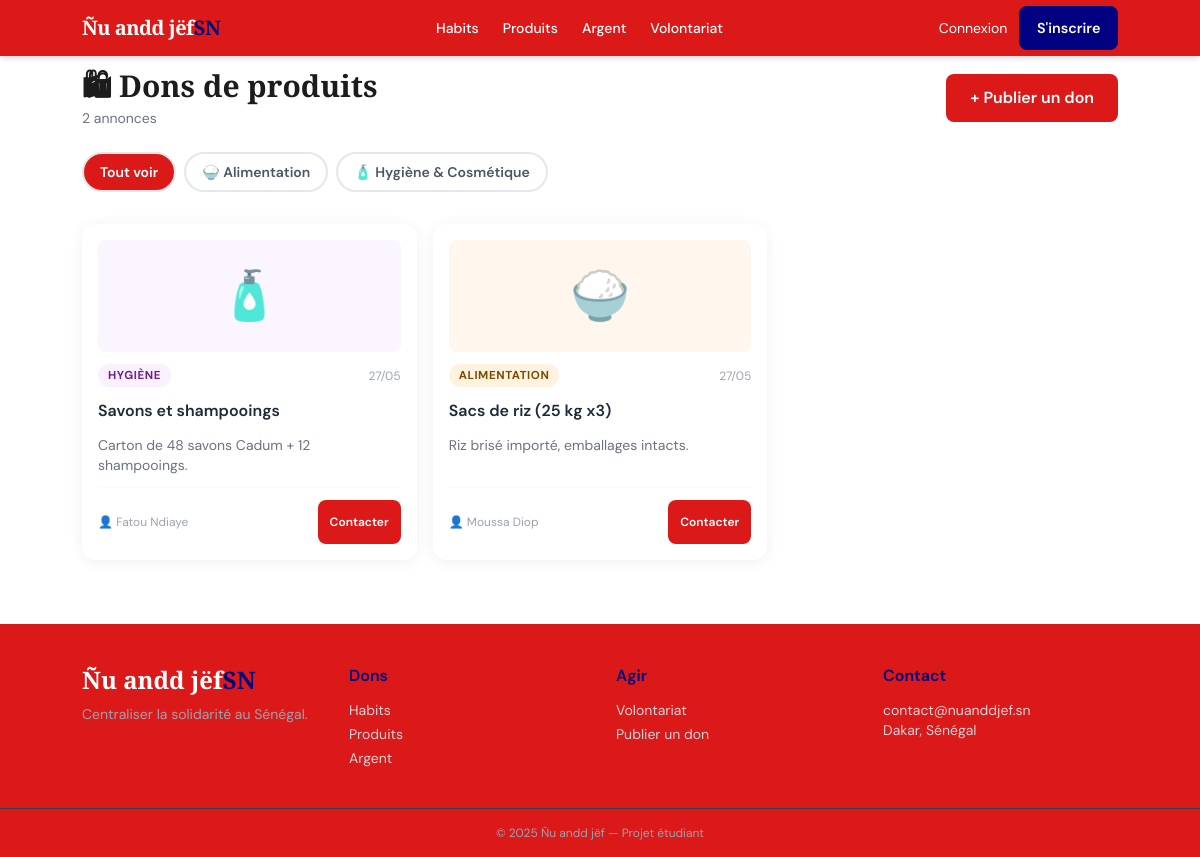
Screenshot of /dons/produits with the database file from the repository.
### app/models/__init__.py (models this page shows, shortened)
class AnnonceDon(db.Model):
    __tablename__ = 'annonces_dons'
    id = db.Column(db.Integer, primary_key=True)
    utilisateur_id = db.Column(db.Integer, db.ForeignKey('utilisateurs.id'), nullable=False)
    localisation_id = db.Column(db.Integer, db.ForeignKey('localisations.id'))
    categorie = db.Column(db.String(50), nullable=False)
    sous_categorie = db.Column(db.String(50))
    titre = db.Column(db.String(200), nullable=False)
    description = db.Column(db.Text)
    image = db.Column(db.String(255))
    statut = db.Column(db.String(20), default='en_attente')
    created_at = db.Column(db.DateTime, default=datetime.utcnow)

class Utilisateur(UserMixin, db.Model):
    __tablename__ = 'utilisateurs'
    id = db.Column(db.Integer, primary_key=True)
    nom = db.Column(db.String(100), nullable=False)
    email = db.Column(db.String(150), unique=True, nullable=False)
    mot_de_passe = db.Column(db.String(256), nullable=False)
    role = db.Column(db.String(20), default='donateur')
    created_at = db.Column(db.DateTime, default=datetime.utcnow)
    annonces = db.relationship('AnnonceDon', backref='auteur', lazy=True)
    promesses = db.relationship('PromesseDon', backref='donateur', lazy=True)
    candidatures = db.relationship('Candidature', backref='benevole', lazy=True)

### app/routes/dons.py (the view)
@dons_bp.route('/produits')
def produits():
    sous_cat = request.args.get('sous_categorie', '')
    query = AnnonceDon.query.filter(
        AnnonceDon.categorie.in_(['alimentation', 'cosmetique']),
        AnnonceDon.statut == 'approuve'
    )
    if sous_cat:
        query = query.filter_by(categorie=sous_cat)
    annonces = query.order_by(AnnonceDon.created_at.desc()).all()
    return render_template('dons/produits.html', annonces=annonces, filtre=sous_cat)

### app/templates/dons/produits.html (shortened to what this page needs)
{% extends "base.html" %}
{% block content %}
<div class="page-wrap section-gap">
  <div class="flex flex-col md:flex-row md:items-center justify-between gap-4 mb-6">
    <div>
      <h1 class="font-display text-2xl md:text-3xl font-bold">🛍 Dons de produits</h1>
      <p class="text-gray-500 text-sm mt-1">{{ annonces|length }} annonce{{ 's' if annonces|length != 1 }}</p>
    </div>
    <a href="{{ url_for('dons.creer_annonce') }}" class="btn-primary shrink-0">+ Publier un don</a>
  </div>
  <div class="flex gap-2 overflow-x-auto pb-2 mb-6 snap-x">
    {% for val, icon, label in [('', '', 'Tout voir'), ('alimentation', '🍚', 'Alimentation'), ('cosmetique', '🧴', 'Hygiène & Cosmétique')] %}
    <a href="{{ url_for('dons.produits', sous_categorie=val) }}"
       class="shrink-0 snap-start flex items-center gap-1 px-4 py-2 rounded-full text-sm font-semibold border-2 transition-all
              {% if filtre == val %}bg-vert border-vert text-white{% else %}bg-white border-gray-200 text-gray-600 hover:border-vert{% endif %}">
      {{ icon }} {{ label }}
    </a>
    {% endfor %}
  </div>
  {% if annonces %}
  <div class="grid grid-cols-1 sm:grid-cols-2 md:grid-cols-3 gap-4">
    {% for annonce in annonces %}
    <div class="card p-4 flex flex-col gap-3">
      <div class="w-full h-28 rounded-lg flex items-center justify-center text-5xl
                  {% if annonce.categorie == 'alimentation' %}bg-orange-50{% else %}bg-purple-50{% endif %}">
        {% if annonce.categorie == 'alimentation' %}🍚{% else %}🧴{% endif %}
      </div>
      <div class="flex items-center justify-between">
        <span class="badge badge-{{ annonce.categorie }}">
          {% if annonce.categorie == 'alimentation' %}Alimentation{% else %}Hygiène{% endif %}
        </span>
        <span class="text-xs text-gray-400">{{ annonce.created_at.strftime('%d/%m') }}</span>
      </div>
      <h3 class="font-semibold text-gray-800">{{ annonce.titre }}</h3>
      {% if annonce.description %}
        <p class="text-sm text-gray-500 line-clamp-2">{{ annonce.description }}</p>
      {% endif %}
      <div class="mt-auto pt-3 border-t border-gray-50 flex items-center justify-between">
        <div class="text-xs text-gray-400">👤 {{ annonce.auteur.nom }}</div>
        <button class="btn-primary text-xs py-2 px-3">Contacter</button>
      </div>
    </div>
    {% endfor %}
  </div>
  {% else %}
  <div class="text-center py-16">
    <div class="text-5xl mb-4">📦</div>
    <h3 class="font-semibold text-gray-700 mb-2">Aucune annonce disponible</h3>
    <a href="{{ url_for('dons.creer_annonce') }}" class="btn-primary">Publier une annonce</a>
  </div>
  {% endif %}
</div>
{% endblock %}

### app/templates/base.html (style rules this page uses)
:root { --or: rgb(0, 0, 128); --vert: rgb(219, 25, 25); --rouge: #C0392B; --creme: #ffffff; --texte: #1C1C1C; }
*, *::before, *::after { box-sizing: border-box; }
html { scroll-behavior: smooth; }
body { font-family: 'DM Sans', sans-serif; background: var(--creme); color: var(--texte); -webkit-text-size-adjust: 100%; }
.font-display { font-family: 'Playfair Display', serif; }
.bg-vert { background-color: var(--vert); }
.btn-primary { background: var(--vert); color: white; padding: .75rem 1.5rem; border-radius: 8px; font-weight: 600; transition: all .2s; display: inline-flex; align-items: center; justify-content: center; text-decoration: none; min-height: 44px; border: none; cursor: pointer; font-size: 1rem; }
.card { background: white; border-radius: 14px; box-shadow: 0 2px 16px rgba(0,0,0,.06); transition: transform .2s, box-shadow .2s; overflow: hidden; }
.badge { display: inline-block; padding: 3px 10px; border-radius: 999px; font-size: .72rem; font-weight: 700; letter-spacing: .05em; text-transform: uppercase; }
.badge-alimentation { background: #FFF3E0; color: #7C4A00; }
.badge-cosmetique { background: #FBF0FF; color: #6A1F8A; }
.page-wrap { max-width: 1100px; margin: 0 auto; padding: 0 1rem; }
.section-gap { padding-top: 2.5rem; padding-bottom: 2.5rem; }
@media (min-width: 768px) { .section-gap { padding-top: 4rem; padding-bottom: 4rem; } }
@media (min-width: 768px) { .page-wrap { padding: 0 2rem; } }

### rows the page displays
AnnonceDon: categorie "HYGIÈNE", created_at "27/05", titre "Savons et shampooings", description "Carton de 48 savons Cadum + 12 shampooings.", auteur.nom "Fatou Ndiaye"
AnnonceDon: categorie "ALIMENTATION", created_at "27/05", titre "Sacs de riz (25 kg x3)", description "Riz brisé importé, emballages intacts.", auteur.nom "Moussa Diop"

### other values shown
{{ annonces|length }} "2"
{{ 's' if annonces|length != 1 }} "s"
{{ label }} "Tout voir" "Alimentation" "Hygiène & Cosmétique"
{{ icon }} "🍚" "🧴"
